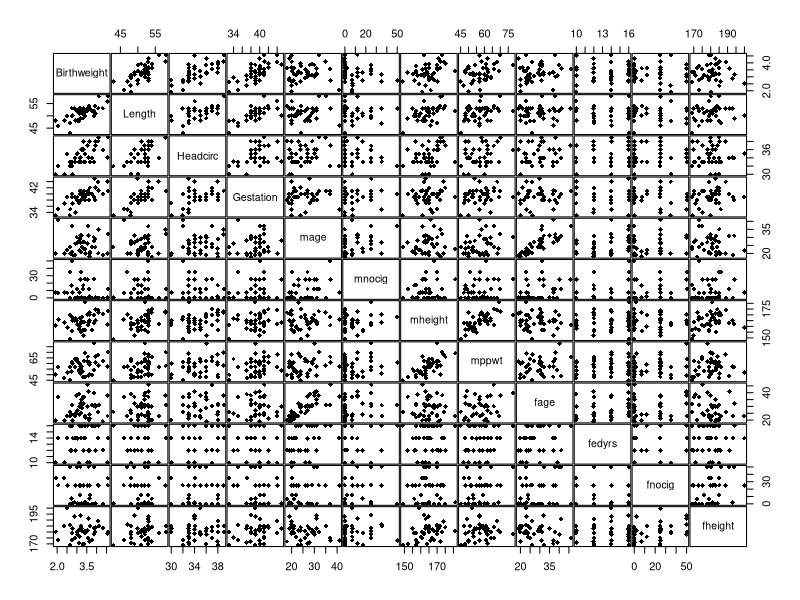
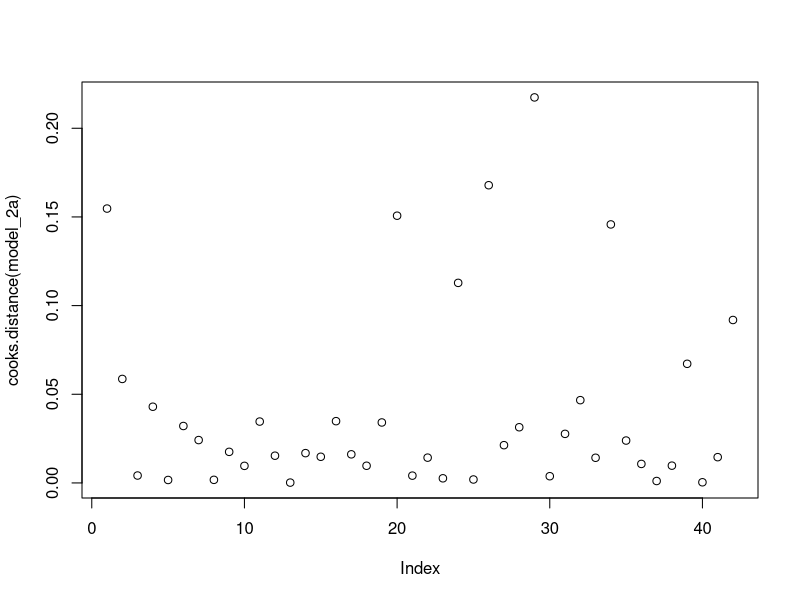
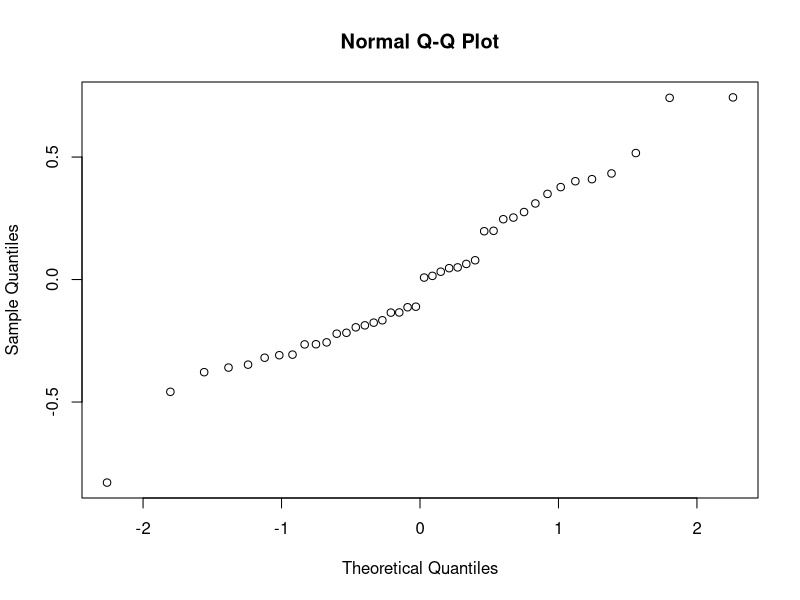
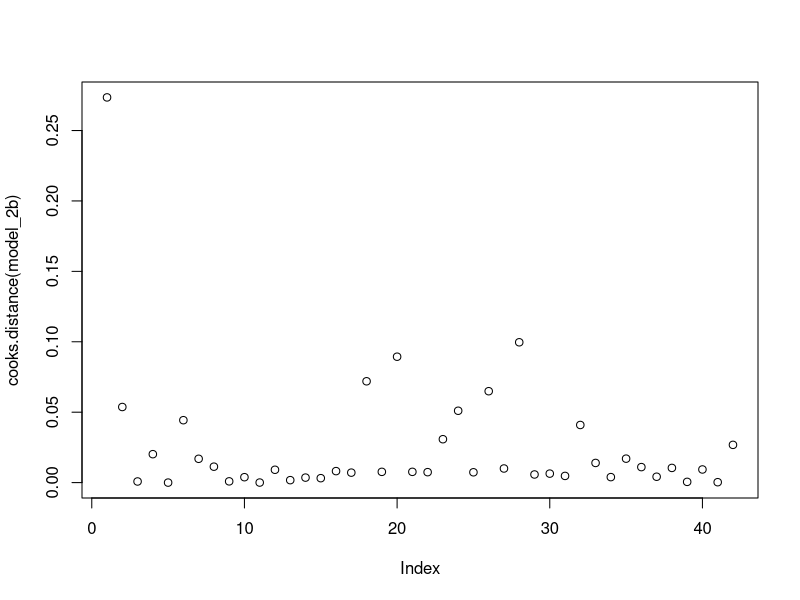
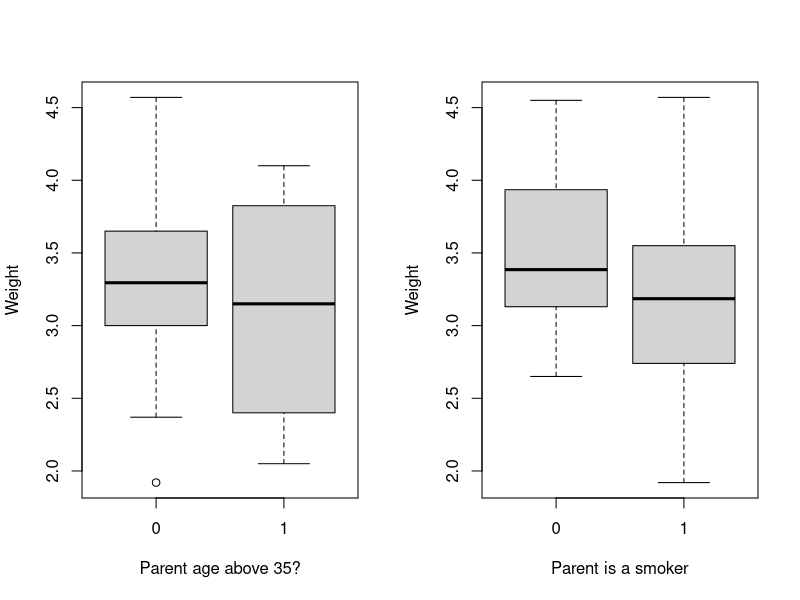

These figures' R source, in order:
## ---- chunk 1
library(car)
library(glmnet)

birthweights <- read.csv("data/Birthweight.csv", header = TRUE)
birthweights$smoker = as.factor(birthweights$smoker)
birthweights$lowbwt = as.factor(birthweights$lowbwt)
birthweights$mage35 = as.factor(birthweights$mage35)
## ---- chunk 2
model_2a <- lm(
  Birthweight~Length+Headcirc+Gestation+mage+mnocig+mheight+mppwt+fage+fedyrs+fnocig+fheight,
  data=birthweights
)
## ---- chunk 3
birthweights_a <- subset(
  birthweights,
  select = c("Birthweight", "Length", "Headcirc", "Gestation", "mage", "mnocig", "mheight", "mppwt", "fage", "fedyrs", "fnocig", "fheight")
)
pairs(birthweights_a, gap=0.1, pch = 18)
## ---- chunk 4
vif(model_2a)
## ---- chunk 5
plot(cooks.distance(model_2a))
## ---- chunk 6
summary(model_2a)
## ---- chunk 7
model_2b <- lm(Birthweight~Headcirc+Gestation, data=birthweights)
summary(model_2b)
## ---- chunk 8
qqnorm(residuals(model_2b))
## ---- chunk 9
vif(model_2b)
## ---- chunk 10
plot(cooks.distance(model_2b))
## ---- chunk 11
new_data <- data.frame(
  Headcirc = mean(birthweights$Headcirc),
  Gestation = mean(birthweights$Gestation)
)

print("Confidence Interval:")
predict(model_2b, newdata = new_data, interval = "confidence", level = 0.95)

print("Prediction Interval:")
predict(model_2b, newdata = new_data, interval = "prediction", level = 0.95)
## ---- chunk 12
not_in_x <- names(birthweights_a) %in% c('ID', 'Birthweight')

x <- as.matrix(birthweights_a[, !not_in_x])
y <- birthweights_a[,c("Birthweight")]

# A train-test-split for the comparisons
train <- sample(1:nrow(x), 0.67*nrow(x)) 
x.train <- x[train,]
y.train <- y[train]
x.test <- x[-train,]
y.test <- y[-train]

lm.model.a <- lm(
  Birthweight~Length+Headcirc+Gestation+mage+mnocig+mheight+mppwt+fage+fedyrs+fnocig+fheight,
  data=birthweights,
  subset=train
)

lm.model.b <- lm(Birthweight~Headcirc+Gestation, data=birthweights, subset=train)
## ---- chunk 13
y.predict.lm.a <- predict(lm.model.a, newdata=birthweights_a[-train,]) 
mse.lm.a <- mean((y.test-y.predict.lm.a)^2); mse.lm.a

y.predict.lm.b <- predict(lm.model.b, newdata=birthweights_a[-train,]) 
mse.lm.b <- mean((y.test-y.predict.lm.b)^2); mse.lm.b
## ---- chunk 14
library(glmnet)
lasso.model <- glmnet(x.train,y.train,alpha=1) # alpha=1 for lasso

lasso.cv <- cv.glmnet(x.train, y.train,alpha=1, type.measure="mse", nfolds=5)

y.predict.lasso <- predict(lasso.model, newx=as.matrix(x.test), s=lasso.cv$lambda.1se)
mse.lasso <- mean((y.test-y.predict.lasso)^2); mse.lasso
## ---- chunk 15
birthweights_b <- subset(
  birthweights,
  select = c("Birthweight", "lowbwt", "Gestation", "mage35", "smoker")
)
## ---- chunk 16
par(mfrow=c(1,2))
boxplot(birthweights_b$Birthweight ~ birthweights_b$mage35, xlab = "Parent age above 35?", ylab="Weight")
boxplot(birthweights_b$Birthweight ~ birthweights_b$smoker, xlab = "Parent is a smoker", ylab="Weight")
## ---- chunk 17
model_2f <- glm(lowbwt~mage35+Gestation+smoker, family=binomial, data=birthweights_b)
summary(model_2f)
## ---- chunk 18
model_2g1 <- glm(lowbwt~mage35+Gestation+smoker+Gestation:smoker, family=binomial, data=birthweights_b)
summary(model_2g1)
## ---- chunk 19
model_2g2 <- glm(lowbwt~mage35+Gestation+smoker+Gestation:mage35, family=binomial, data=birthweights_b)
summary(model_2g2)
## ---- chunk 20
model_2g3 <- glm(lowbwt~Gestation+smoker, family=binomial, data=birthweights_b)
summary(model_2g3)
## ---- chunk 21
new_data <- data.frame(
  Gestation = 40,
  smoker = as.factor(c(0, 1))
)

predicted_probabilities <- predict(model_2g3, newdata = new_data, type = "response")
## ---- chunk 22
contigencytable_2i <- table(birthweights_b$smoker, birthweights_b$lowbwt)
fisher.test(contigencytable_2i)
